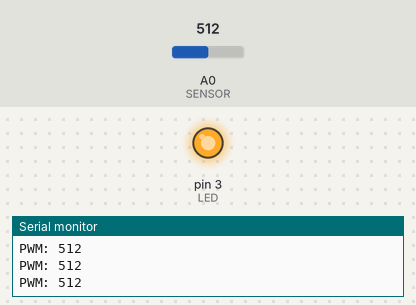
The sketch below on a simulated Arduino Uno, built with avr-gcc and run on an emulated ATmega328P. Parts: output pins drawn as LEDs (lit = HIGH), the last lines printed to the serial monitor. The test bench sets the inputs (shaded band); at power-on: A0 (SENSOR) = 512.

Above: at 1.2 s.
1.3 s: A0 (SENSOR) set to 1004
2.8 s: A0 (SENSOR) set to 1023
At 3.7 s:
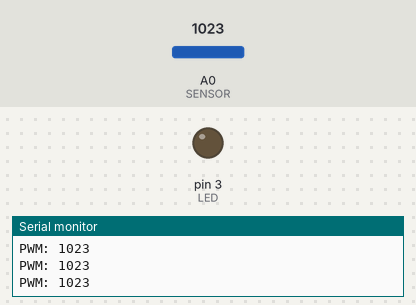
4.3 s: A0 (SENSOR) set to 900
At 4.7 s:
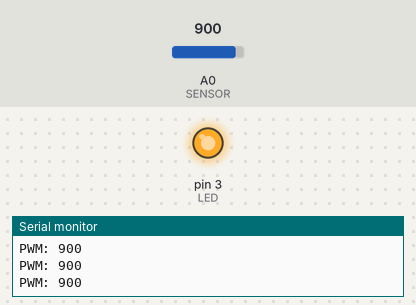
Timing chart, 0 to 7.3 s (numbered marks = the images above; inputs shaded):
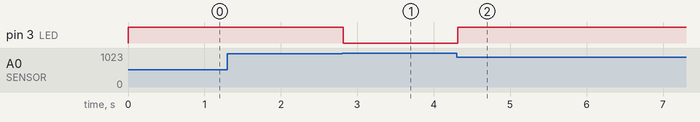

Measured:
- the behaviour switches between 1022 and 1023 on A0 (SENSOR) (found by bisection; images 0 and 1)
- after the input at 2.8 s, pin 3 (LED): HIGH → LOW at once
- after the input at 4.3 s, pin 3 (LED): LOW → HIGH at once

The sketch:

sensorCrepuscularFotoresistenciaLDR.ino
```cpp
int LED = 3;
int SENSOR = 0;
int VALOR;
int PWM;

void setup() {
  //solo el led pq las entradas analógicas por defecto son INPUT
  pinMode(LED, OUTPUT);
  Serial.begin(9600);
}

void loop() {
  VALOR = analogRead(SENSOR);
  PWM = map(VALOR,0,1023,255,0); // comportamiento invertido: a POCA luz el led iluminará más. A MUCHA luz, el led iluminará menos.
  Serial.print("PWM: ");
  Serial.println(VALOR);
  digitalWrite(LED,PWM);
  /*if (VALOR < 200) {
    digitalWrite(LED, HIGH);
    delay(1000);
  }
  digitalWrite(LED,LOW);*/
}
```
